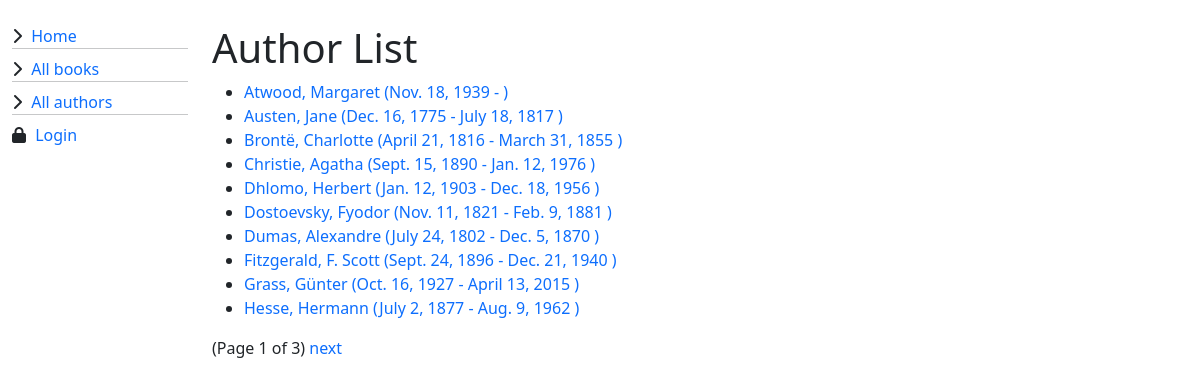
Screenshot of /catalog/authors/ with the database file from the repository.
### catalog/models.py (models this page shows, shortened)
class Author(models.Model):
    first_name = models.CharField(max_length=100)
    last_name = models.CharField(max_length=100)
    date_of_birth = models.DateField(null=True, blank=True)
    date_of_death = models.DateField("Died", null=True, blank=True)
    class Meta:
        ordering = ["last_name", "first_name"]
    def get_absolute_url(self):
        return reverse("author-detail", args=[str(self.id)])

### catalog/views.py (the view)
# urls.py: path('authors/', views.AuthorListView.as_view(), name='authors'),
class AuthorListView(generic.ListView):
    model = Author
    paginate_by = 10

### catalog/templates/catalog/author_list.html (shortened to what this page needs)
{% extends "base_generic.html" %}
{% block content %}
    <h1>Author List</h1>
    {% if author_list %}
        <ul>
            {% for author in author_list %}
                <li>
                    <a href="{{ author.get_absolute_url }}">{{ author.last_name }}, {{ author.first_name }} ({{ author.date_of_birth }} - {% if author.date_of_death %}{{ author.date_of_death }} {% endif %}) </a>
                </li>
            {% endfor %}
        </ul>
    {% else %}
        <p>There are no book authors available.</p>
    {% endif %}
{% endblock %}

### catalog/static/css/styles.css (style rules this page uses)
a { text-decoration: none; }

### rows the page displays
Author: last_name "Atwood", first_name "Margaret", date_of_birth "Nov. 18, 1939"
Author: last_name "Austen", first_name "Jane", date_of_birth "Dec. 16, 1775", date_of_death "July 18, 1817"
Author: last_name "Brontë", first_name "Charlotte", date_of_birth "April 21, 1816", date_of_death "March 31, 1855"
Author: last_name "Christie", first_name "Agatha", date_of_birth "Sept. 15, 1890", date_of_death "Jan. 12, 1976"
Author: last_name "Dhlomo", first_name "Herbert", date_of_birth "Jan. 12, 1903", date_of_death "Dec. 18, 1956"
Author: last_name "Dostoevsky", first_name "Fyodor", date_of_birth "Nov. 11, 1821", date_of_death "Feb. 9, 1881"
Author: last_name "Dumas", first_name "Alexandre", date_of_birth "July 24, 1802", date_of_death "Dec. 5, 1870"
Author: last_name "Fitzgerald", first_name "F. Scott", date_of_birth "Sept. 24, 1896", date_of_death "Dec. 21, 1940"
Author: last_name "Grass", first_name "Günter", date_of_birth "Oct. 16, 1927", date_of_death "April 13, 2015"
Author: last_name "Hesse", first_name "Hermann", date_of_birth "July 2, 1877", date_of_death "Aug. 9, 1962"

### other values shown
{{ page_obj.number }} "1"
{{ page_obj.paginator.num_pages }} "3"
